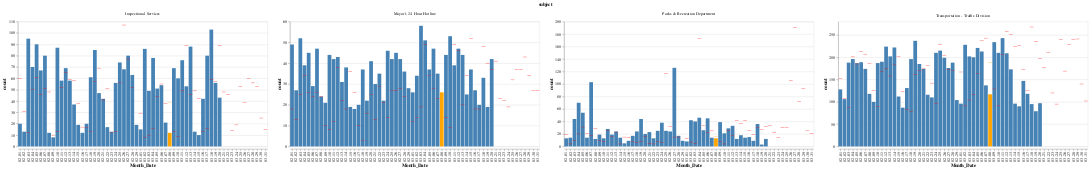

Source (notebook cell):
### Markdown cell above
Things begin to speed up on March 8th

* Goal of this chart is to help readers better compare situation in 2019 and 2020. 
* No, i don't want another line chart
* No, I don't want them to compare across time and date

### Code cell
df_result_new= df_result[(df_result['Month']=="03")| (df_result['Month']=="02")]

df_result_new=df_result_new[df_result_new["subject"]!="Disability Department"]

df_result_new.head(2)

df_new=df_result_new.groupby(["Year", "Month_Date", "subject"])["case_enquiry_id"].count().reset_index(name="count")



bars=alt.Chart(df_new).mark_bar().encode(
    x='Month_Date:O',
    y="count:Q",
    # The highlight will be set on the result of a conditional statement
    color=alt.condition(
        alt.datum.Month_Date == "03-08",  # If the year is 1810 this test returns True,
        alt.value('orange'),     # which sets the bar orange.
        alt.value('steelblue')   # And if it's not true it sets the bar steelblue.
    ),
).properties(width=600).transform_filter(
    alt.FieldOneOfPredicate(field='Year', oneOf=[2020]))

ticks=alt.Chart(df_new).mark_tick().encode(
    x='Month_Date:O',
    y="count:Q",
    # The highlight will be set on the result of a conditional statement
    color=alt.condition(
        alt.datum.Month_Date == "03-08",  # If the year is 1810 this test returns True,
        alt.value('orange'),     # which sets the bar orange.
        alt.value('red')   # And if it's not true it sets the bar steelblue.
    ),
).properties(width=600).transform_filter(
    alt.FieldOneOfPredicate(field='Year', oneOf=[2019]))


final=alt.layer(bars, ticks).transform_filter(
    alt.FieldOneOfPredicate(field='subject', oneOf=["Inspectional Services","Mayor's 24 Hour Hotline", "Parks & Recreation Department", "Pubic Works Department", "Transportation - Traffic Division"])).facet("subject:N").resolve_scale(y="independent")

final
# df_new["pct_change"]= df_new.groupby(["Year", "Month_Date", "subject"]).pct_change()

# df_new.head(4)

### Figure 1 — Vega-Lite specification as saved in the notebook (floating-point values rounded to 4 significant figures; data arrays with more than 128 entries replaced by an {"elided": "..."} marker saying what was removed)
{"config": {"view": {"continuousWidth": 400, "continuousHeight": 300}}, "data": {"name": "data-af6a73ed5f49ac73b2f65347d59d7273"}, "facet": {"type": "nominal", "field": "subject"}, "spec": {"layer": [{"mark": "bar", "encoding": {"color": {"condition": {"value": "orange", "test": "(datum.Month_Date === '03-08')"}, "value": "steelblue"}, "x": {"type": "ordinal", "field": "Month_Date"}, "y": {"type": "quantitative", "field": "count"}}, "transform": [{"filter": {"field": "Year", "oneOf": [2020]}}], "width": 600}, {"mark": "tick", "encoding": {"color": {"condition": {"value": "orange", "test": "(datum.Month_Date === '03-08')"}, "value": "red"}, "x": {"type": "ordinal", "field": "Month_Date"}, "y": {"type": "quantitative", "field": "count"}}, "transform": [{"filter": {"field": "Year", "oneOf": [2019]}}], "width": 600}], "transform": [{"filter": {"field": "subject", "oneOf": ["Inspectional Services", "Mayor's 24 Hour Hotline", "Parks & Recreation Department", "Pubic Works Department", "Transportation - Traffic Division"]}}]}, "resolve": {"scale": {"y": "independent"}}, "$schema": "https://vega.github.io/schema/vega-lite/v4.0.2.json", "datasets": {"data-af6a73ed5f49ac73b2f65347d59d7273": {"elided": "1864 records"}}}
